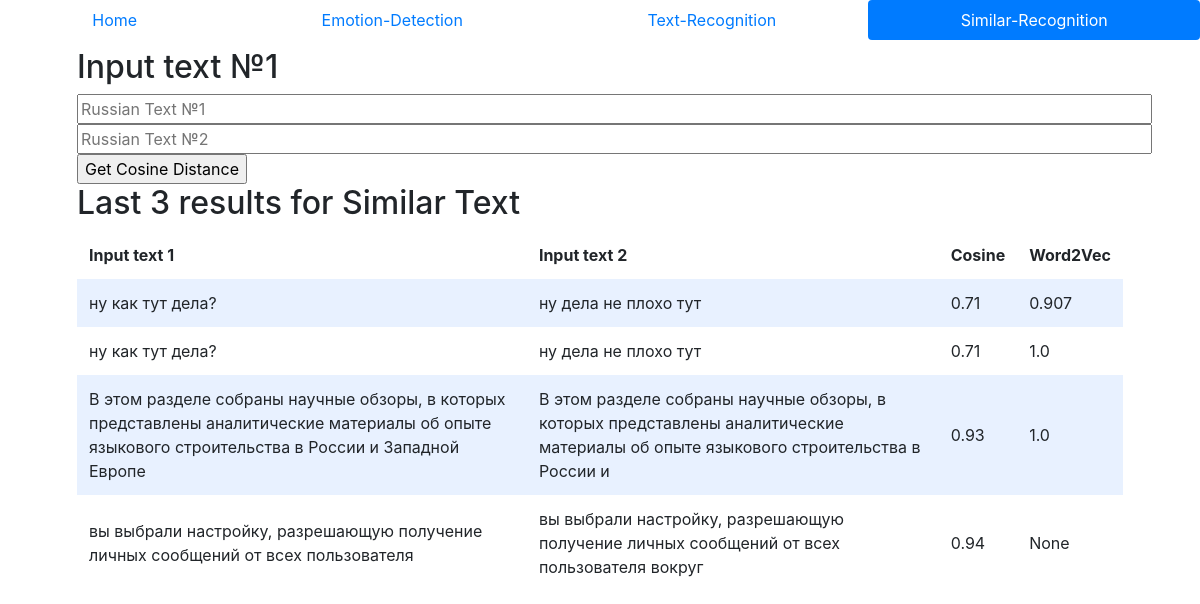
The page /similar-recognition on the database its author committed.
### tables this page shows
CREATE TABLE similar(id INTEGER PRIMARY KEY AUTOINCREMENT, text_1 TEXT NOT NULL, text_2 TEXT NOT NULL, score FLOAT NOT NULL, w2v FLOAT);

### app.py (the view)
@app.route("/similar-recognition", methods=["GET", "POST"])
def similar_txt():
    if request.method == "POST":
        text_1 = request.form.get("text_1")
        text_2 = request.form.get("text_2")
        if not text_1 or not text_2:  # If there is no name, showing erros page
            return render_template("error.html", message="No texts, try again!")
        get_cosine = similarity.processing(text_1, text_2)
        s1_afv = similarity.avg_feature_vector(text_1, model=model,
                                               num_features=100, index2word_set=index2word_set)
        s2_afv = similarity.avg_feature_vector(text_2, model=model,
                                               num_features=100, index2word_set=index2word_set)
        get_cosine_w2v = similarity.cosine_distance(s1_afv, s2_afv)
        db.execute("INSERT INTO similar (text_1, text_2, score, w2v) VALUES(?, ?, ?, ?)",
                   text_1, text_2, get_cosine, round(float(get_cosine_w2v), 3))
        results = db.execute("SELECT * FROM similar ORDER BY id DESC LIMIT 4")
        return render_template("similar-recognition.html", results=results)
    else:
        results = db.execute("SELECT * FROM similar ORDER BY id DESC LIMIT 4")
        return render_template("similar-recognition.html", results=results)

### app.py (called while the page is built)
@app.after_request
def after_request(response):
    response.headers["Cache-Control"] = "no-cache, no-store, must-revalidate"
    response.headers["Expires"] = 0
    response.headers["Pragma"] = "no-cache"
    return response

### templates/similar-recognition.html (shortened to what this page needs)
<!DOCTYPE html>
<html lang="en">
    <head>
        <link rel="stylesheet" href="https://cdn.jsdelivr.net/npm/bootstrap@4.5.3/dist/css/bootstrap.min.css">
        <link href="static/styles.css" rel="stylesheet">
    </head>
    <body>
        <nav class="nav nav-pills nav-fill">
            <li class="nav-item">
                <a class="nav-link" href="/">Home</a>
            </li>
            <li class="nav-item">
                <a class="nav-link" href="/emotion-detection">Emotion-Detection</a>
            </li>
            <li class="nav-item">
                <a class="nav-link" href="/text-recognition">Text-Recognition</a>
            </li>
            <li class="nav-item">
                <a class="nav-link active" href="/similar-recognition">Similar-Recognition</a>
            </li>
        </nav>
        <div class="container">
            <div class="section">
                <h2>Input text №1</h2>
                <form action="/similar-recognition" method="post">
                    <input autofocus placeholder="Russian Text №1" name="text_1" type="text" size="100" required>
                    <input autofocus placeholder="Russian Text №2" name="text_2" type="text" size="100" required>
                    <input type="submit" value="Get Cosine Distance">
                </form>
                <h2>Last 3 results for Similar Text</h2>
                <table>
                    <thead>
                        <tr>
                            <th>Input text 1</th>
                            <th>Input text 2</th>
                            <th>Cosine</th>
                            <th>Word2Vec</th>
                        </tr>
                    </thead>
                    <tbody>
                        {% for result in results %}
                            <tr>
                                <td>{{ result.text_1 }}</td>
                                <td>{{ result.text_2 }}</td>
                                <td>{{ result.score }}</td>
                                <td>{{ result.w2v }}</td>
                            </tr>
                        {% endfor %}
                    </tbody>
                </table>
            </div>
        </div>
    </body>
</html>

### static/styles.css (style rules this page uses)
.section { padding-bottom: 1rem; padding-left: 2rem; padding-right: 2rem; padding-top: 0.5rem; }
table { background-color: transparent; margin-bottom: 1rem; width: 100%; }
table th, table td { padding: 0.75rem; vertical-align: middle; }
tbody tr:nth-of-type(odd) { background-color: rgb(179, 208, 255, 0.3) }

### rows shown on the page
similar: text_1 "ну как тут дела?", text_2 "ну дела не плохо тут", score "0.71", w2v "0.907"
similar: text_1 "ну как тут дела?", text_2 "ну дела не плохо тут", score "0.71", w2v "1.0"
similar: text_1 "В этом разделе собраны научные обзоры, в которых представлены аналитические материалы об опыте языкового строительства в России и Западной Европе", text_2 "В этом разделе собраны научные обзоры, в которых представлены аналитические материалы об опыте языкового строительства в России и", score "0.93", w2v "1.0"
similar: text_1 "вы выбрали настройку, разрешающую получение личных сообщений от всех пользователя", text_2 "вы выбрали настройку, разрешающую получение личных сообщений от всех пользователя вокруг", score "0.94", w2v "None"
